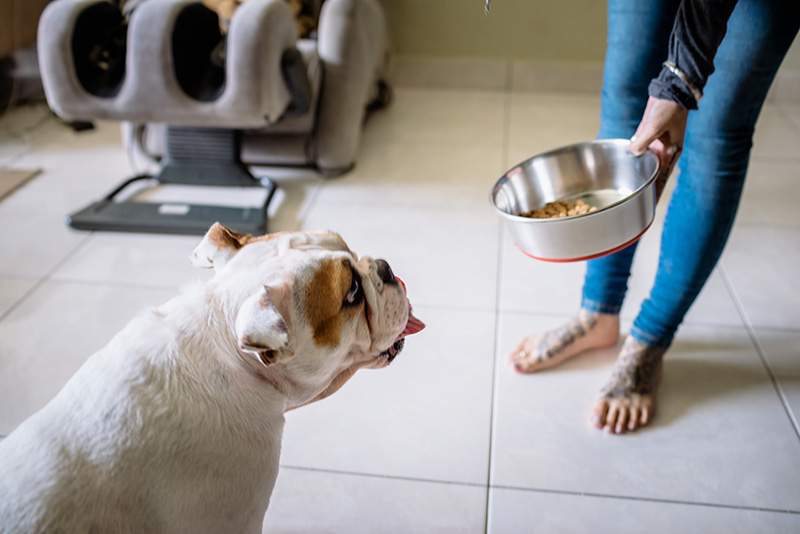
#> input picture Grounded-SAM/segment_anything/notebooks/images/dog.jpg, 800 x 534 px, found by its file name; its folder holds 3 pictures in this run
$ python resize.py
#> lines starting #> are read from the running program, lines starting #| are printed output that depends on the picture
import os
from PIL import Image

root_path = 'data/lerf_data/figurines/images'
save_path = 'data/lerf_data/figurines/images_'
os.makedirs(save_path, exist_ok=True)
img_names = os.listdir(root_path)
img_paths = [os.path.join(root_path, img_name) for img_name in img_names]
save_paths = [os.path.join(save_path, img_name) for img_name in img_names]
imgs = [Image.open(img_path) for img_path in img_paths]
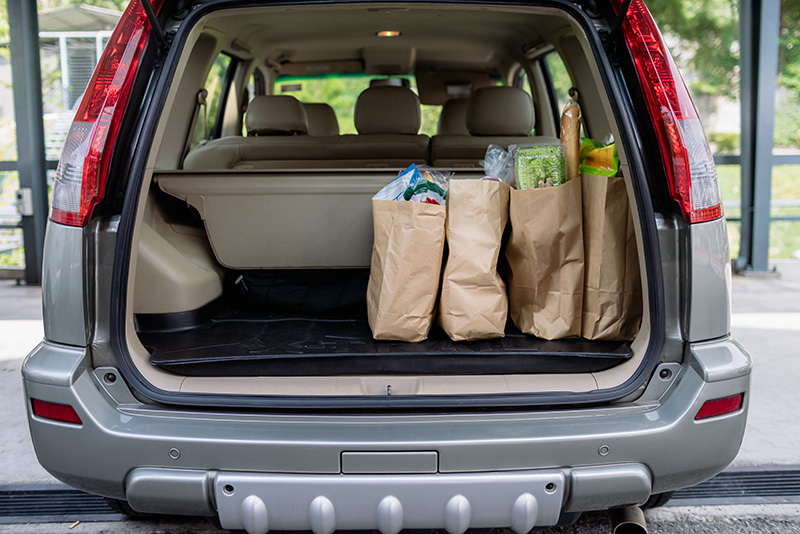
#> input picture Grounded-SAM/segment_anything/notebooks/images/groceries.jpg, 800 x 534 px, found by its file name
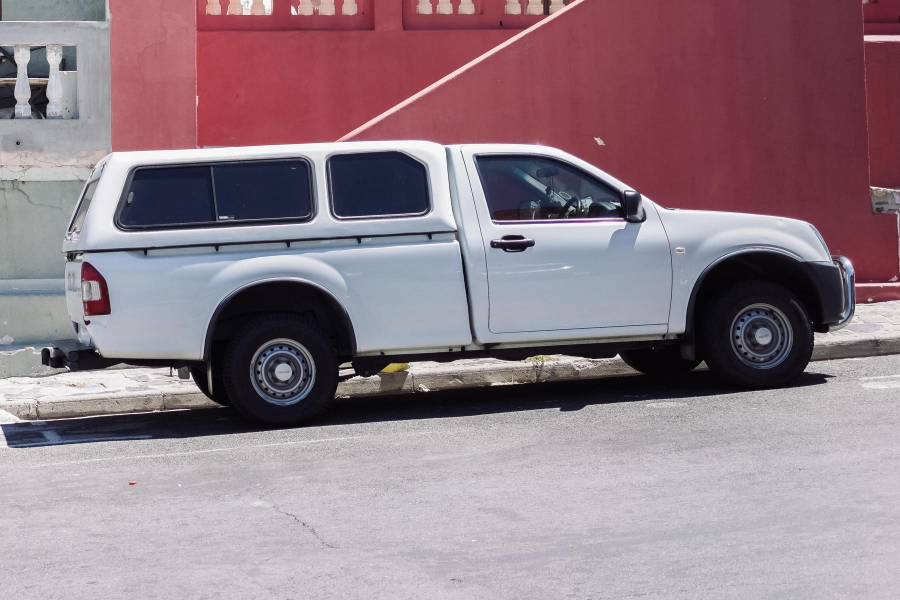
#> input picture Grounded-SAM/segment_anything/notebooks/images/truck.jpg, 1800 x 1200 px, found by its file name (shown at 1/2 size)
#> imgs = 3 items
h, w = imgs[0].size[1], imgs[0].size[0]
#> h = 534; w = 800
for i, img in enumerate(imgs):
    img.resize((w, h)).save(save_paths[i])
#> this loop made 3 passes
